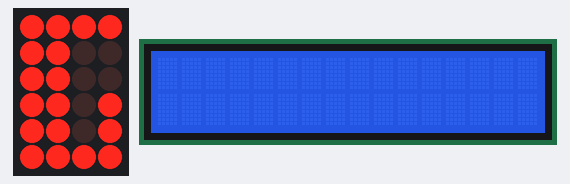
A sketch run on a simulated Arduino Uno, built with avr-gcc and run on an emulated ATmega328P. On the bench: 4×6 LED matrix, 16×2 character LCD. Wiring (inferred from the names in the program): character LCD (HD44780): RS pin 13; E pin 3; data pin 12, pin 11, pin 10, pin 9; LED matrix (orientation assumed): rows pin 2, pin 7, A3, pin 5, A2, A0; columns pin 4, pin 6, pin 8, A1. The character LCD is taken to start in 4-bit mode.

Above: at 0.1 s.
At 5.01 s:
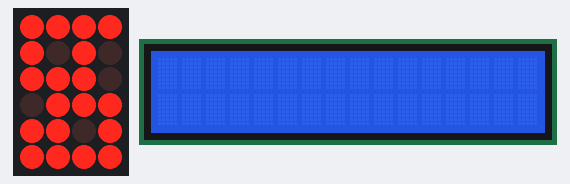
At 10.09 s:
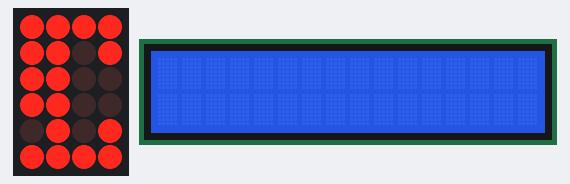
At 20.07 s:
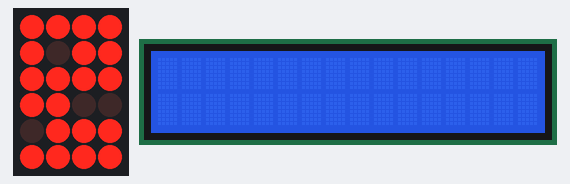
At 29.87 s:
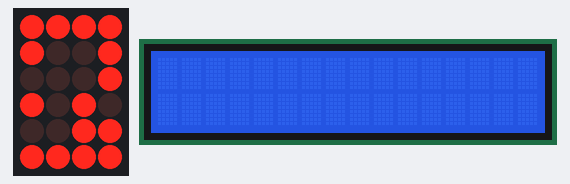
At 39.95 s:
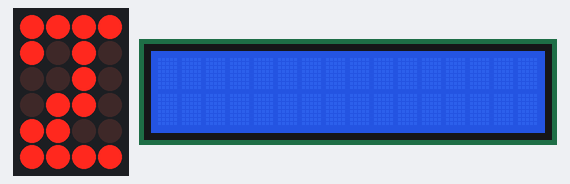

The sketch:

scrolling_text.ino
```cpp
// Mario's Ideas
// Testing all 64 leds in 8x8 LED matrix by lighting  them up one by one

// Raws
#define R1 2
#define R2 7
#define R3 A3
#define R4 5
#define R5 13
#define R6 A2
#define R7 12
#define R8 A0
// Columns
#define C1 6
#define C2 11
#define C3 10
#define C4 3
#define C5 A1
#define C6 4
#define C7 8
#define C8 9

int position = 0;

int KEVIN[8][24] = {
    {0, 0, 0, 0, 0, 0, 0, 0, 0, 0, 0, 0, 0, 0, 0, 0, 0, 0, 0, 0, 0, 0, 0, 0},
    {0, 1, 0, 0, 1, 0, 1, 1, 1, 1, 0, 1, 0, 0, 0, 1, 0, 1, 0, 1, 0, 0, 1, 0},
    {0, 1, 0, 1, 1, 0, 1, 0, 0, 0, 0, 1, 0, 0, 0, 1, 0, 1, 0, 1, 1, 0, 1, 0},
    {0, 1, 1, 0, 0, 0, 1, 0, 0, 0, 0, 0, 1, 0, 1, 0, 0, 1, 0, 1, 1, 0, 1, 0},
    {0, 1, 1, 0, 0, 0, 1, 1, 1, 1, 0, 0, 1, 0, 1, 0, 0, 1, 0, 1, 0, 1, 1, 0},
    {0, 1, 0, 1, 0, 0, 1, 0, 0, 0, 0, 0, 0, 1, 0, 0, 0, 1, 0, 1, 0, 1, 1, 0},
    {0, 1, 0, 0, 1, 0, 1, 1, 1, 1, 0, 0, 0, 1, 0, 0, 0, 1, 0, 1, 0, 0, 1, 0},
    {0, 0, 0, 0, 0, 0, 0, 0, 0, 0, 0, 0, 0, 0, 0, 0, 0, 0, 0, 0, 0, 0, 0, 0}};

void setup()
{
    pinMode(R1, OUTPUT);
    pinMode(R2, OUTPUT);
    pinMode(R3, OUTPUT);
    pinMode(R4, OUTPUT);
    pinMode(R5, OUTPUT);
    pinMode(R6, OUTPUT);
    pinMode(R7, OUTPUT);
    pinMode(R8, OUTPUT);
    pinMode(C1, OUTPUT);
    pinMode(C2, OUTPUT);
    pinMode(C3, OUTPUT);
    pinMode(C4, OUTPUT);
    pinMode(C5, OUTPUT);
    pinMode(C6, OUTPUT);
    pinMode(C7, OUTPUT);
    pinMode(C8, OUTPUT);
    // Turning all the LEDs off at the startof the sketch
    digitalWrite(R1, LOW);
    digitalWrite(R2, LOW);
    digitalWrite(R3, LOW);
    digitalWrite(R4, LOW);
    digitalWrite(R5, LOW);
    digitalWrite(R6, LOW);
    digitalWrite(R7, LOW);
    digitalWrite(R8, LOW);

    digitalWrite(C1, HIGH);
    digitalWrite(C2, HIGH);
    digitalWrite(C3, HIGH);
    digitalWrite(C4, HIGH);
    digitalWrite(C5, HIGH);
    digitalWrite(C6, HIGH);
    digitalWrite(C7, HIGH);
    digitalWrite(C8, HIGH);

    Serial.begin(9600);
}

void SelectRow(int row)
{
    if (row == 1)
        digitalWrite(R1, HIGH);
    else
        digitalWrite(R1, LOW);
    if (row == 2)
        digitalWrite(R2, HIGH);
    else
        digitalWrite(R2, LOW);
    if (row == 3)
        digitalWrite(R3, HIGH);
    else
        digitalWrite(R3, LOW);
    if (row == 4)
        digitalWrite(R4, HIGH);
    else
        digitalWrite(R4, LOW);
    if (row == 5)
        digitalWrite(R5, HIGH);
    else
        digitalWrite(R5, LOW);
    if (row == 6)
        digitalWrite(R6, HIGH);
    else
        digitalWrite(R6, LOW);
    if (row == 7)
        digitalWrite(R7, HIGH);
    else
        digitalWrite(R7, LOW);
    if (row == 8)
        digitalWrite(R8, HIGH);
    else
        digitalWrite(R8, LOW);
}

void SelectColumn(int column)
{
    if (column == 1)
        digitalWrite(C1, LOW);
    else
        digitalWrite(C1, HIGH);

    if (column == 2)
        digitalWrite(C2, LOW);
    else
        digitalWrite(C2, HIGH);
    if (column == 3)
        digitalWrite(C3, LOW);
    else
        digitalWrite(C3, HIGH);
    if (column == 4)
        digitalWrite(C4, LOW);
    else
        digitalWrite(C4, HIGH);
    if (column == 5)
        digitalWrite(C5, LOW);
    else
        digitalWrite(C5, HIGH);

    if (column == 6)
        digitalWrite(C6, LOW);
    else
        digitalWrite(C6, HIGH);
    if (column == 7)
        digitalWrite(C7, LOW);
    else
        digitalWrite(C7, HIGH);
    if (column == 8)
        digitalWrite(C8, LOW);
    else
        digitalWrite(C8, HIGH);
}

void Set_LED_in_Active_Row(int column, int state)
{
    if (column == 1)
        digitalWrite(C1, state);
    if (column == 2)
        digitalWrite(C2, state);
    if (column == 3)
        digitalWrite(C3, state);
    if (column == 4)
        digitalWrite(C4, state);
    if (column == 5)
        digitalWrite(C5, state);
    if (column == 6)
        digitalWrite(C6, state);
    if (column == 7)
        digitalWrite(C7, state);
    if (column == 8)
        digitalWrite(C8, state);
}

void loop()
{
    for (int x = 0; x < 5; x++)
    {
        for (int j = 0; j < 8; j++)
        {
            SelectRow(j + 1);
            for (int i = 0; i < 8; i++)
            {
                Set_LED_in_Active_Row(i + 1, KEVIN[j][(i + position) - abs((i + position) / 24) * 24]);
            }
            delay(2);
        }
    }
    position = position + 1;
}
```
